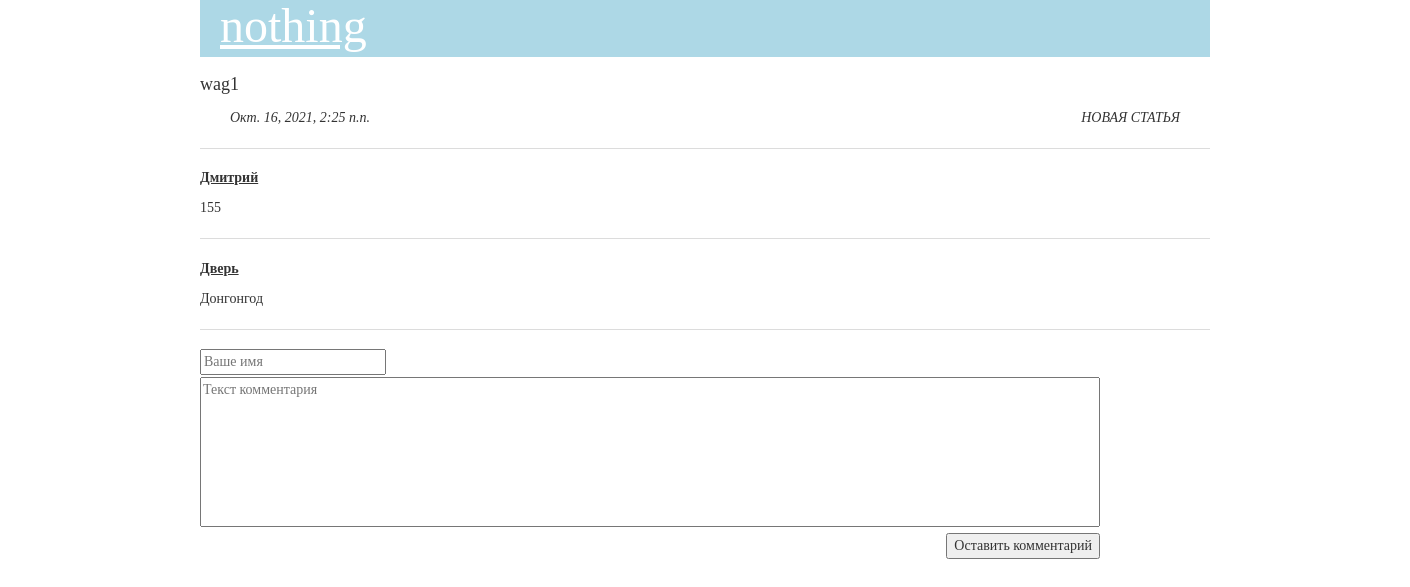
The app's page /articles/1/, older data.
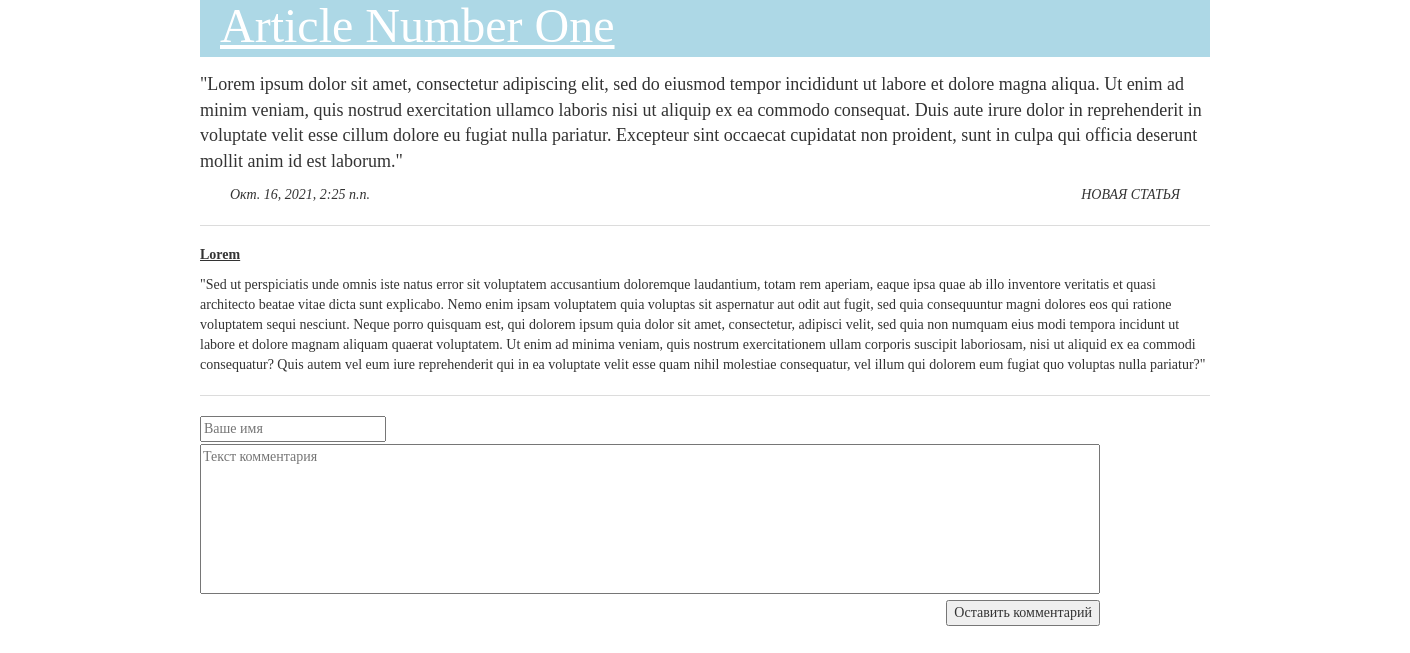
The same page, newer data.
### myfirst/apps/articles/models.py (models this page shows, shortened)
class Article(models.Model):
	article_title = models.CharField('Article name', max_length = 200)
	article_text = models.TextField('Article TXT')
	pub_date = models.DateTimeField('Date')
	def was_published_recently(self):
		return self.pub_date >= (timezone.now() - datetime.timedelta(days = 7))
	class Meta:
		verbose_name = 'Статья'
		verbose_name_plural = 'Статьи'

class Comment(models.Model):
	article = models.ForeignKey(Article, on_delete = models.CASCADE)
	author_name = models.CharField('name', max_length = 50)
	comment_text = models.CharField('text', max_length = 200)
	class Meta:
		verbose_name = 'Комментарий'
		verbose_name_plural = 'Комментарии'

### myfirst/apps/articles/views.py (the view)
# urls.py: path('<int:article_id>/', views.detail, name = 'detail'),
def detail(request, article_id):
	try:
		a = Article.objects.get( id = article_id )
	except:
		raise Http404("Статья не найдена!")
	latest_comments_list = a.comment_set.order_by('-id')[:10]
	return render(request, 'articles/detail.html', {'article': a, 'latest_comments_list': latest_comments_list})

### myfirst/templates/articles/detail.html (shortened to what this page needs)
{% extends 'base.html' %}
{% block content %}
<div class='allart'>
<div class="art">
<h2><ins>{{article.article_title}}</ins></h2>
<p>{{article.article_text}}</p>
<em>{{article.pub_date}}</em>
<span class="newart">
{% if article.was_published_recently %}
НОВАЯ СТАТЬЯ
{% endif %}
</span>
</div>
<div class='comment'>
{% if latest_comments_list %}
	{%for c in latest_comments_list %}
		<p>
			<strong><ins>{{c.author_name}}</ins></strong>
			<p>
				{{c.comment_text}}
			</p>
		</p>
	{% endfor %}
{% else %}
Комментарии не найдены.
{% endif %}
</div>
<div class="table">
<form action="{% url 'articles:leave_comment' article.id %}" method="POST">
	<input type="text" required placeholder="Ваше имя" name="name"><br>
	<textarea name="text" required="" placeholder="Текст комментария" cols="30" rows="10"></textarea><br>
	<button type="submit">Оставить комментарий</button>
</form>
</div>
</div>
{% endblock %}

### myfirst/templates/base.html (shortened to what this page needs)
{% load static %}
<!DOCTYPE html>
<html lang="ru">
<head>
	<link rel="stylesheet" href="//maxcdn.bootstrapcdn.com/bootstrap/3.2.0/css/bootstrap.min.css">
	<link rel="stylesheet" href="//maxcdn.bootstrapcdn.com/bootstrap/3.2.0/css/bootstrap-theme.min.css">
	<link rel="stylesheet" type="text/css" href="{% static '\articles\css\style.css' %}">
</head>
<body>
	{% block content %}{% endblock %}
</body>
</head>

### myfirst/apps/articles/static/articles/css/style.css (style rules this page uses)
.art h2 { color: #FFFFFF; border-color: #ADD8E6; border: 154px; background-color: #ADD8E6; background-size: 200px; margin-left: 200px; margin-right: 200px; padding-left: 20px; margin-top: 0px; font-size: 48px; padding-bottom: 4px; }
.art p { margin-top: 15px; margin-left: 200px; margin-right: 200px; font-size: 18px; }
.art em { margin-left: 230px; margin-right: 200px; font-size: 14px; }
.newart { text-align: right; float: right; margin-right: 230px; font-style: oblique; font-size: 14px; }
.allart { font-family: century gothic; }
.comment { margin-left: 200px; margin-right: 200px; }
.table { margin: 0px; display: flex; margin-left: 200px; }
.table input { margin-bottom: 2px; }
.table textarea { margin-top: 2px resize: none; height: 150px; width: 900px; }
.table button { float: right; }

### myfirst/templates/articles/detail.html (style rules this page uses)
textarea[name="text"] { resize: none; }

Row changes from the older to the newer data that the page shows:
removed Comment: author_name "Дмитрий", comment_text "155"
removed Comment: author_name "Дверь", comment_text "Донгонгод"
changed Article: article_title "nothing" → "Article Number One"; article_text "wag1" → "\"Lorem ipsum dolor sit amet, consectetur adipiscing elit, sed do eiusmod tempor incididunt ut labore et dolore magna aliqua. Ut enim ad minim veniam, quis nostrud exercitation ullamco laboris nisi ut aliquip ex ea commodo consequat. Duis aute irure dolor in reprehenderit in voluptate velit esse cillum dolore eu fugiat nulla pariatur. Excepteur sint occaecat cupidatat non proident, sunt in culpa qui officia deserunt mollit anim id est laborum.\""
added Comment: author_name "Lorem", comment_text "\"Sed ut perspiciatis unde omnis iste natus error sit voluptatem accusantium doloremque laudantium, totam rem aperiam, eaque ipsa quae ab illo inventore veritatis et quasi architecto beatae vitae dicta sunt explicabo. Nemo enim ipsam voluptatem quia voluptas sit aspernatur aut odit aut fugit, sed quia consequuntur magni dolores eos qui ratione voluptatem sequi nesciunt. Neque porro quisquam est, qui dolorem ipsum quia dolor sit amet, consectetur, adipisci velit, sed quia non numquam eius modi tempora incidunt ut labore et dolore magnam aliquam quaerat voluptatem. Ut enim ad minima veniam, quis nostrum exercitationem ullam corporis suscipit laboriosam, nisi ut aliquid ex ea commodi…"
